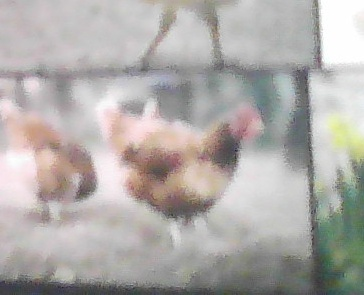
#> input picture backend/data/active_learning/uncertain_1775881448427_conf_0.38.jpg, 364 x 295 px
$ python -i background_subtractor_paper.py   (imports and definitions only)
#> lines starting #> are read from the running program, lines starting #| are printed output that depends on the picture; after the words box and inside, x2 and y2 are one past the last pixel; in counts of white or black regions, pixels touching at a corner belong together
#> further down, picture is the input picture: shape (295, 364, 3); mean B, G, R 169.3, 172.2, 176.1
import cv2
import numpy as np
from typing import Tuple, Dict, Any


class PaperBackgroundSubtractor:
    """
    Subtrator de Fundo e Segmentação por Inundação (Flood Fill) & Operação Morfológica de Fecho.
    Baseado em Saltoratto et al. (2013), Seção 3.1 & Equações (5) a (9).

    Etapas:
      1. Armazena imagem de fundo estática da baia sem aves (h(x,y)).
      2. Aplica imagem negativa g(x,y) = W - f(x,y) (Equação 5).
      3. Executa a subtração de fundo f(x,y) = g(x,y) - h(x,y) (Equação 6).
      4. Aplica a operação morfológica de Fecho A • B = (A ⊕ B) ⊖ B (Dilatação + Erosão) (Equações 7-9).
      5. Aplica limiarização com limiar empiricamente definido em 150.
      6. Aplica algoritmo de Inundação (Flood Fill) para contagem de blobs de aves e massa de pixels.
    """

    def __init__(self, threshold_val: int = 150, morph_kernel_size: int = 5):
        self.threshold_val = threshold_val
        self.kernel = cv2.getStructuringElement(cv2.MORPH_RECT, (morph_kernel_size, morph_kernel_size))
        self.background_frame: np.ndarray = None

    def set_background(self, bg_frame: np.ndarray):
        """
        Define a imagem de fundo estática da baia sem a presença de aves (h(x,y)).
        """
        if bg_frame is not None and bg_frame.size > 0:
            if bg_frame.ndim == 3:
                gray = cv2.cvtColor(bg_frame, cv2.COLOR_BGR2GRAY)
            else:
                gray = bg_frame
            # Negative of background
            self.background_frame = 255 - gray

    def process_frame(self, frame: np.ndarray) -> Dict[str, Any]:
        """
        Subtrai o fundo, aplica Fecho morfológico e Flood Fill.
        """
        if frame is None or frame.size == 0:
            return {
                "blobs_count": 0,
                "total_mask_area": 0,
                "mask": None,
                "blobs_centers": [],
            }

        if frame.ndim == 3:
            gray = cv2.cvtColor(frame, cv2.COLOR_BGR2GRAY)
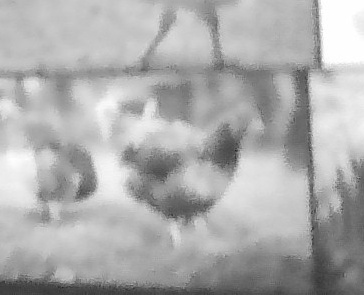
#> gray: shape (295, 364); min 30, max 255, mean 173
        else:
            gray = frame

        # Equação (5): Imagem em Negativo g(x,y) = 255 - f(x,y)
        neg_frame = 255 - gray
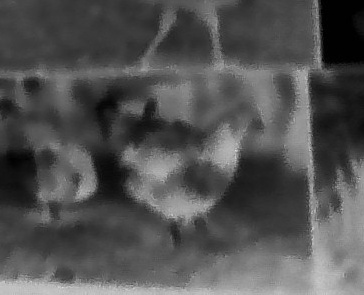
#> neg_frame: shape (295, 364); min 0, max 225, mean 82

        # Equação (6): Subtração com a imagem de fundo em negativo
        if self.background_frame is not None and self.background_frame.shape == neg_frame.shape:
            subtracted = cv2.absdiff(neg_frame, self.background_frame)
        else:
            subtracted = neg_frame

        # Limiarização com valor empiricamente definido = 150
        res = cv2.threshold(subtracted, self.threshold_val, 255, cv2.THRESH_BINARY)
        try:
            thresh = res[1] if isinstance(res, tuple) else res
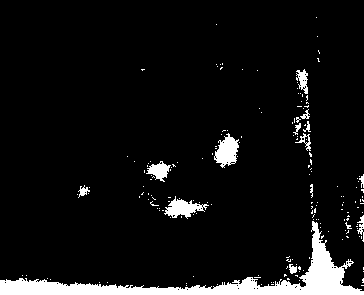
#> thresh: shape (295, 364); 7% white; 182 white regions (167 under 20 px), largest, box (x1, y1, x2, y2) and area: (0, 221, 364, 295) 5138, (214, 133, 239, 168) 522, (164, 196, 209, 219) 469
        except Exception:
            thresh = res

        # Equações (7-9): Operação Morfológica de FECHO: Dilatação seguida de Erosão (A • B)
        closing = cv2.morphologyEx(thresh, cv2.MORPH_CLOSE, self.kernel)
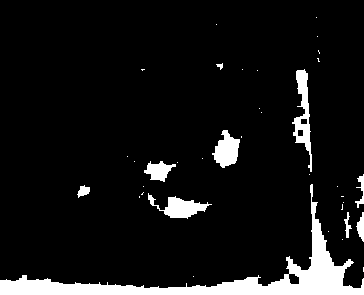
#> closing: shape (295, 364); 8.4% white; 37 white regions (27 under 20 px), largest, box (x1, y1, x2, y2) and area: (0, 184, 364, 295) 5987, (292, 69, 312, 172) 826, (148, 193, 212, 219) 690

        # Algoritmo de Inundação (Flood Fill) / Componentes Conectados para encontrar centroides e área de massa
        num_labels, labels, stats, centroids = cv2.connectedComponentsWithStats(closing, connectivity=8)
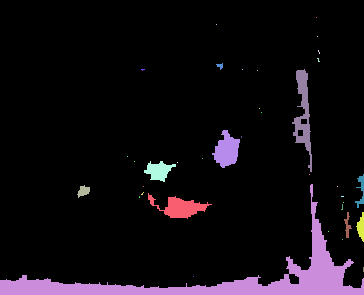
#> labels: shape (295, 364) int32; 38 distinct labels, from 0 to 37; one colour per label, 0 black
#> num_labels = 38; stats = 38 rows, first 6: [0, 0, 364, 288, 98341], [316, 17, 1, 1, 1], [216, 24, 1, 1, 1], [317, 36, 1, 1, 1], [318, 50, 2, 4, 4], [317, 58, 3, 4, 6]; centroids = 38 pairs, first value 83.14 to 363, second value 17 to 279.4

        blobs_centers = []
        total_area = 0

        # Filtra componente de fundo (label 0)
        for i in range(1, num_labels):
            area = stats[i, cv2.CC_STAT_AREA]
            if area >= 25:  # Filtra ruídos mínimos
                total_area += area
                cx, cy = centroids[i]
                blobs_centers.append((float(cx), float(cy)))
#> this loop made 37 passes
#> (area, total_area, cx, cy) on passes 6, 9, 13, 18, 21, 22, 23, 27, 32, 33: (26, 26, 219.7, 65.5), (826, 852, 303, 113.4), (643, 1495, 226.3, 149.9), (367, 1862, 158.3, 170.4), (121, 1983, 360.6, 190), (100, 2083, 83.14, 190.7), (5987, 8070, 217.8, 279.4), (690, 8760, 179.8, 207), (84, 8844, 347.1, 225.3), (139, 8983, 360.7, 226.8)
#> after the loop, blobs_centers = [(219.7, 65.5), (303, 113.4), (226.3, 149.9), (158.3, 170.4), (360.6, 190), (83.14, 190.7), (217.8, 279.4), (179.8, 207), (347.1, 225.3), (360.7, 226.8)]; total_area = 8983

        return {
            "blobs_count": len(blobs_centers),
            "total_mask_area": int(total_area),
            "mask": closing,
            "blobs_centers": blobs_centers,
        }

>>> import cv2
>>> picture = cv2.imread('../../data/active_learning/uncertain_1775881448427_conf_0.38.jpg')
>>> result = PaperBackgroundSubtractor().process_frame(picture)
#> result = 4 items

$ run again, on backend/data/active_learning/uncertain_1775881460439_conf_0.43.jpg
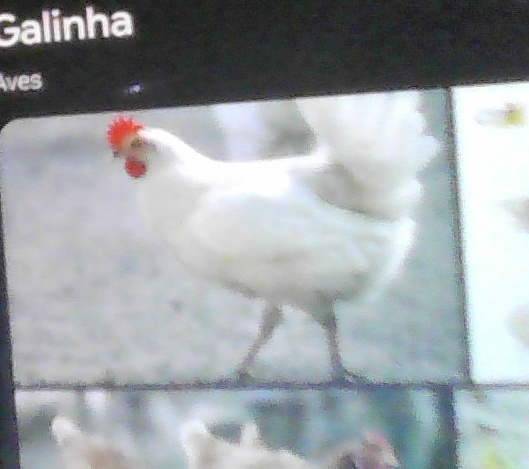
#> input picture backend/data/active_learning/uncertain_1775881460439_conf_0.43.jpg, 529 x 469 px
#> picture is the input picture: shape (469, 529, 3); mean B, G, R 166.4, 163.3, 157.5
#> in process_frame, `thresh = res[1] if isinstance(res, tuple) else res`:
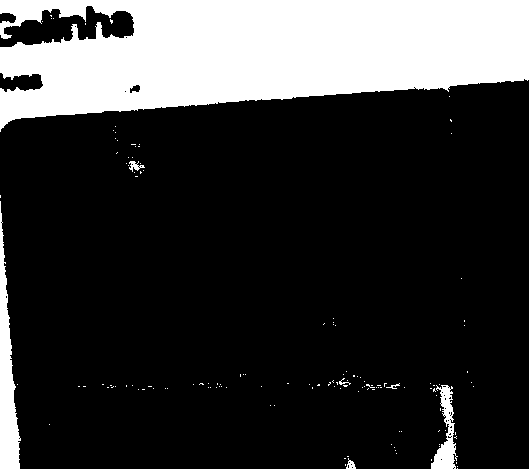
#> thresh: shape (469, 529); 21.6% white; 137 white regions (130 under 20 px), largest, box (x1, y1, x2, y2) and area: (0, 0, 529, 132) 49284, (0, 201, 21, 469) 2764, (431, 385, 458, 469) 984
#> closing: shape (469, 529); 21.9% white; 58 white regions (51 under 20 px), largest, box (x1, y1, x2, y2) and area: (0, 0, 529, 132) 49456, (0, 195, 21, 469) 2832, (430, 383, 458, 469) 1271
#> in process_frame, `num_labels, labels, stats, centroids = cv2.connectedComponentsWithStat..`:
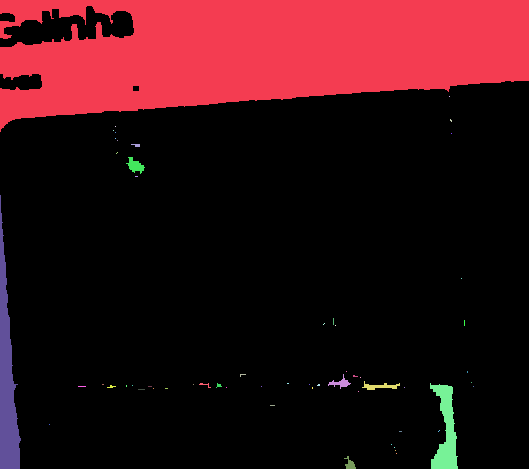
#> labels: shape (469, 529) int32; 59 distinct labels, from 0 to 58; one colour per label, 0 black
#> num_labels = 59; stats = 59 rows, first 6: [0, 6, 529, 463, 193866], [0, 0, 529, 132, 49456], [449, 96, 1, 1, 1], [450, 119, 2, 3, 4], [115, 126, 1, 1, 1], [113, 130, 1, 1, 1]; centroids = 59 pairs, first value 6.42 to 473, second value 51.41 to 463.8
#> the loop in process_frame, `for i in range(1, num_labels):` made 58 passes
#> (area, total_area, cx, cy) on passes 1, 12, 14, 23, 26, 30, 58: (49456, 49456, 260, 51.41), (162, 49618, 134.9, 165.3), (2832, 52450, 6.42, 377.2), (112, 52562, 340.1, 382.6), (144, 52706, 379.6, 386), (1271, 53977, 445.6, 430.5), (79, 54056, 349.6, 463.8)
#> after the loop in process_frame, `for i in range(1, num_labels):`: blobs_centers = [(260, 51.41), (134.9, 165.3), (6.42, 377.2), (340.1, 382.6), (379.6, 386), (445.6, 430.5), (349.6, 463.8)]; total_area = 54056
#> result = 4 items

$ run again, on backend/data/active_learning/uncertain_1776553193113_conf_0.32.jpg
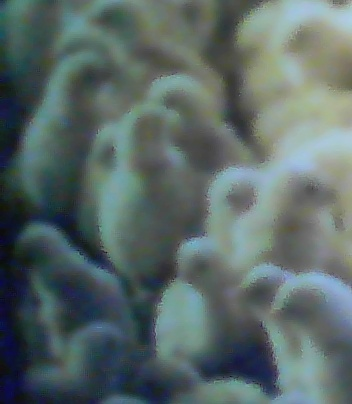
#> input picture backend/data/active_learning/uncertain_1776553193113_conf_0.32.jpg, 352 x 404 px
#> picture is the input picture: shape (404, 352, 3); mean B, G, R 103.8, 105.3, 90.2
#> in process_frame, `thresh = res[1] if isinstance(res, tuple) else res`:
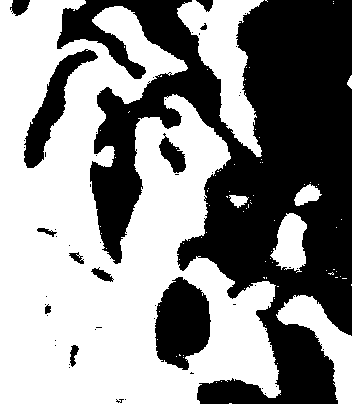
#> thresh: shape (404, 352); 55.5% white; 56 black regions (44 under 20 px), largest, box (x1, y1, x2, y2) and area: (57, 0, 352, 404) 55652, (155, 277, 211, 370) 3770, (24, 49, 98, 168) 2465
#> closing: shape (404, 352); 56.3% white; 10 black regions, largest, box (x1, y1, x2, y2) and area: (57, 0, 352, 404) 54976, (155, 277, 210, 370) 3713, (24, 51, 96, 168) 2414
#> in process_frame, `num_labels, labels, stats, centroids = cv2.connectedComponentsWithStat..`:
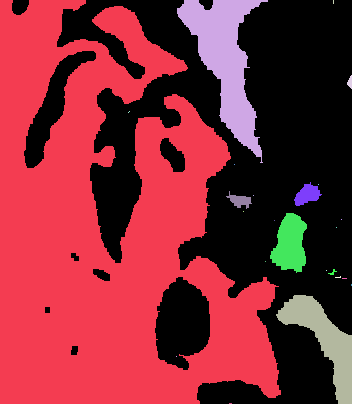
#> labels: shape (404, 352) int32; 25 distinct labels, from 0 to 24; one colour per label, 0 black
#> num_labels = 25; stats = 25 rows, first 6: [12, 0, 340, 404, 62187], [0, 0, 281, 404, 69001], [177, 0, 91, 163, 5808], [333, 0, 1, 4, 4], [347, 75, 5, 14, 44], [128, 111, 2, 2, 2]; centroids = 25 pairs, first value 106.6 to 351, second value 1.5 to 403
#> the loop in process_frame, `for i in range(1, num_labels):` made 24 passes
#> (area, total_area, cx, cy) on passes 1, 2, 4, 7, 9, 12, 22: (69001, 69001, 106.6, 232.3), (5808, 74809, 225.2, 59.84), (44, 74853, 349.6, 81.84), (382, 75235, 306.9, 194.3), (215, 75450, 239.5, 200.2), (1496, 76946, 289.8, 243.7), (3022, 79968, 323.5, 339.6)
#> after the loop in process_frame, `for i in range(1, num_labels):`: blobs_centers = [(106.6, 232.3), (225.2, 59.84), (349.6, 81.84), (306.9, 194.3), (239.5, 200.2), (289.8, 243.7), (323.5, 339.6)]; total_area = 79968
#> result = 4 items

$ run again, on backend/data/active_learning/uncertain_1776553206326_conf_0.35.jpg
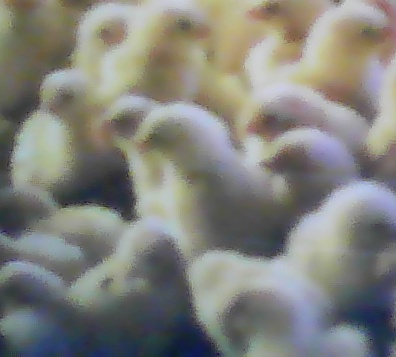
#> input picture backend/data/active_learning/uncertain_1776553206326_conf_0.35.jpg, 396 x 357 px
#> picture is the input picture: shape (357, 396, 3); mean B, G, R 124.6, 130.2, 129.9
#> in process_frame, `thresh = res[1] if isinstance(res, tuple) else res`:
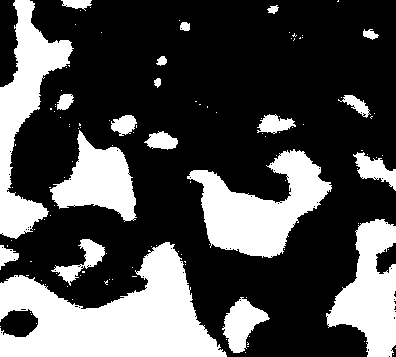
#> thresh: shape (357, 396); 30.8% white; 121 white regions (101 under 20 px), largest, box (x1, y1, x2, y2) and area: (0, 242, 227, 357) 14125, (187, 149, 332, 258) 7586, (0, 0, 74, 239) 6563
#> closing: shape (357, 396); 31.7% white; 37 white regions (16 under 20 px), largest, box (x1, y1, x2, y2) and area: (0, 242, 227, 357) 14395, (187, 149, 332, 258) 7751, (0, 0, 74, 241) 6740
#> in process_frame, `num_labels, labels, stats, centroids = cv2.connectedComponentsWithStat..`:
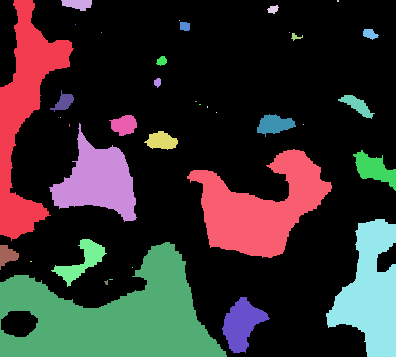
#> labels: shape (357, 396) int32; 38 distinct labels, from 0 to 37; one colour per label, 0 black
#> num_labels = 38; stats = 38 rows, first 6: [0, 0, 396, 357, 96508], [0, 0, 74, 241, 6740], [61, 0, 31, 11, 247], [337, 0, 2, 2, 4], [267, 5, 12, 9, 68], [179, 20, 1, 1, 1]; centroids = 38 pairs, first value 6.9 to 374.2, second value 0.5 to 323.8
#> the loop in process_frame, `for i in range(1, num_labels):` made 37 passes
#> (area, total_area, cx, cy) on passes 1, 2, 4, 6, 8, 11, 12, 13: (6740, 6740, 24.03, 112.7), (247, 6987, 77.32, 3.77), (68, 7055, 272.7, 8.96), (82, 7137, 184.5, 25.9), (114, 7251, 369.6, 33.6), (42, 7293, 295.3, 36.48), (75, 7368, 161.4, 60.56), (51, 7419, 157.2, 82.02)
#> after the loop in process_frame, `for i in range(1, num_labels):`: blobs_centers = 21 items, first 6: (24.03, 112.7), (77.32, 3.77), (272.7, 8.96), (184.5, 25.9), (369.6, 33.6), (295.3, 36.48); total_area = 44824
#> result = 4 items
